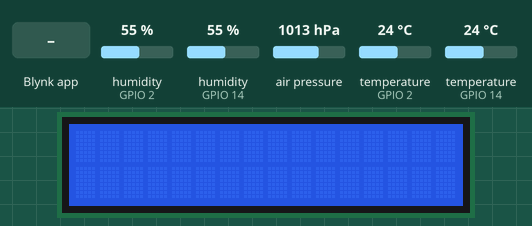
This sketch was run on a simulated ESP8266 (NodeMCU). Shown: 16×2 character LCD. The inputs (shaded band) are chosen by the test bench; at power-on: humidity (sensors on GPIO 2, GPIO 14) 55 %, air pressure 1013 hPa, temperature (sensors on GPIO 2, GPIO 14) 24 °C. WiFi joins after 1.5 s; servers stay silent unless stated.

Above: at 3.0 s.
3.1 s: Blynk app writes 1 to V10
At 4.0 s:
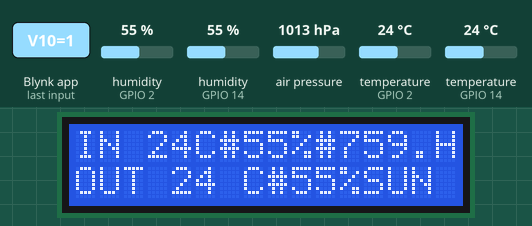
Timing chart, 0 to 6.1 s (numbered marks = the images above; inputs shaded):
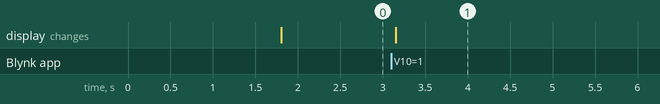

Measured:
- after the input at 3.1 s, the display: changes after 0.05 s (image 1)

The sketch:

sketch_sep06a.ino
```cpp
#include <ESP8266WiFi.h>
#include <BlynkSimpleEsp8266.h>
#include <DHT.h>
#include <LiquidCrystal_I2C.h>
#define BLYNK_PRINT Serial
#include <Wire.h>
#include <Adafruit_BMP085.h>
#define DHTPIN  14
#define DHTPIN1 2
LiquidCrystal_I2C lcd(0x27, 16, 2);
#define DHTTYPE DHT22
DHT dht(DHTPIN, DHTTYPE);
DHT dht1(DHTPIN1, DHTTYPE);
BlynkTimer timer;
Adafruit_BMP085 bmp;


char auth[] = "";
char ssid[] = "";
char pass[] = "";
WidgetLED snow(V5);
WidgetLED low(V6);
WidgetLED ice(V7);
WidgetLED rain(V8);


void setup()
{
  Serial.begin(9600);
  Blynk.begin(auth, ssid, pass);
  dht.begin();
  dht1.begin();
  timer.setInterval(600000L, readtemp);
  lcd.begin();
  lcd.backlight();
  bmp.begin();

}

void readtemp()
{

  int h = dht.readHumidity();//outside
  Blynk.virtualWrite(V1, h);

  int t = dht.readTemperature();//outside
  Blynk.virtualWrite(V2, t);

  int h1 = dht1.readHumidity();
  Blynk.virtualWrite(V3, h1);

  int t1 = dht1.readTemperature();
  Blynk.virtualWrite(V4, t1);
  float  prs = bmp.readPressure() / 133.33;
  Blynk.virtualWrite(V9, prs);

  //LCD part
  lcd.setCursor(0, 0);
  lcd.print("IN ");
  lcd.print(t, 1);
  lcd.setCursor(5, 0);
  lcd.print("C");
  lcd.setCursor(6, 0);
  lcd.print("#");
  lcd.setCursor(7, 0);
  lcd.print(h, 1);
  lcd.setCursor (9, 0);
  lcd.print("%");
  lcd.setCursor (10, 0);
  lcd.print("#");
  lcd.setCursor (11, 0);
  lcd.print(prs);
  lcd.setCursor (15, 0);
  lcd.print("H");
  //down row
  lcd.setCursor(0, 1);
  lcd.print("OUT ");
  lcd.print(t1);
  lcd.setCursor(7, 1);
  lcd.print("C");
  lcd.setCursor (8, 1);
  lcd.print("#");
  lcd.setCursor (9, 1);
  lcd.print(h1);
  lcd.setCursor (11, 1);
  lcd.print("%");


  if (h1 > 70  && t1 < -2 ) {
    snow.on();
    ice.off();
    rain.off();
     lcd.setCursor (12, 1);
     lcd.print("SNOW");
  }
  else if (h1 < 70 && t1 < -10) {
    ice.on();
    snow.off();
    rain.off();
    lcd.setCursor (12, 1);
     lcd.print("ICE");

  }

  else if (h1 > 70 && t1 > 5)
  { rain.on();
    ice.off();
    snow.off();
    lcd.setCursor (12, 1);
     lcd.print("RAIN");
  }
  else
  {
    rain.off();
    ice.off();
    snow.off();
    lcd.setCursor (12, 1);
     lcd.print("SUN");
  }

}

BLYNK_WRITE(V10)
{
  readtemp();
}
void loop()
{
  Blynk.run();
  timer.run(); // SimpleTimer is working

}
```
